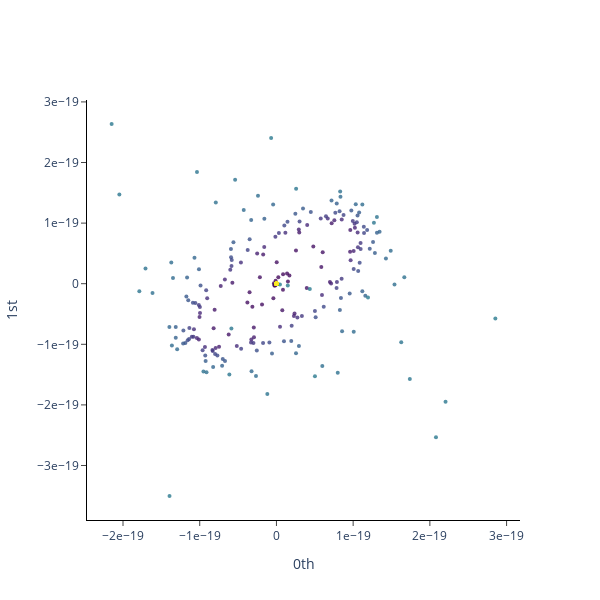

Write notebook code for a chart like this one.
### Code cell
plot_point_cloud(y_embedded_signal)

### Figure 1 — Plotly figure (JSON) as saved in the notebook; plotly's stock layout.template omitted (floating-point values rounded to 4 significant figures; data arrays with more than 128 entries replaced by an {"elided": "..."} marker saying what was removed)
{"data": [{"marker": {"color": {"elided": "545 int values"}, "colorscale": [[0, "#440154"], [0.1111, "#482878"], [0.2222, "#3e4989"], [0.3333, "#31688e"], [0.4444, "#26828e"], [0.5556, "#1f9e89"], [0.6667, "#35b779"], [0.7778, "#6ece58"], [0.8889, "#b5de2b"], [1, "#fde725"]], "opacity": 0.8, "size": 4}, "mode": "markers", "type": "scatter", "x": {"elided": "545 float values"}, "y": {"elided": "545 float values"}}], "layout": {"height": 600, "plot_bgcolor": "white", "width": 600, "xaxis": {"anchor": "x", "exponentformat": "e", "linecolor": "black", "linewidth": 1, "mirror": false, "showexponent": "all", "showline": true, "side": "bottom", "ticks": "outside", "title": {"text": "0th"}, "type": "linear", "zeroline": true}, "yaxis": {"anchor": "y", "exponentformat": "e", "linecolor": "black", "linewidth": 1, "mirror": false, "showexponent": "all", "showline": true, "side": "left", "ticks": "outside", "title": {"text": "1st"}, "type": "linear", "zeroline": true}}}
